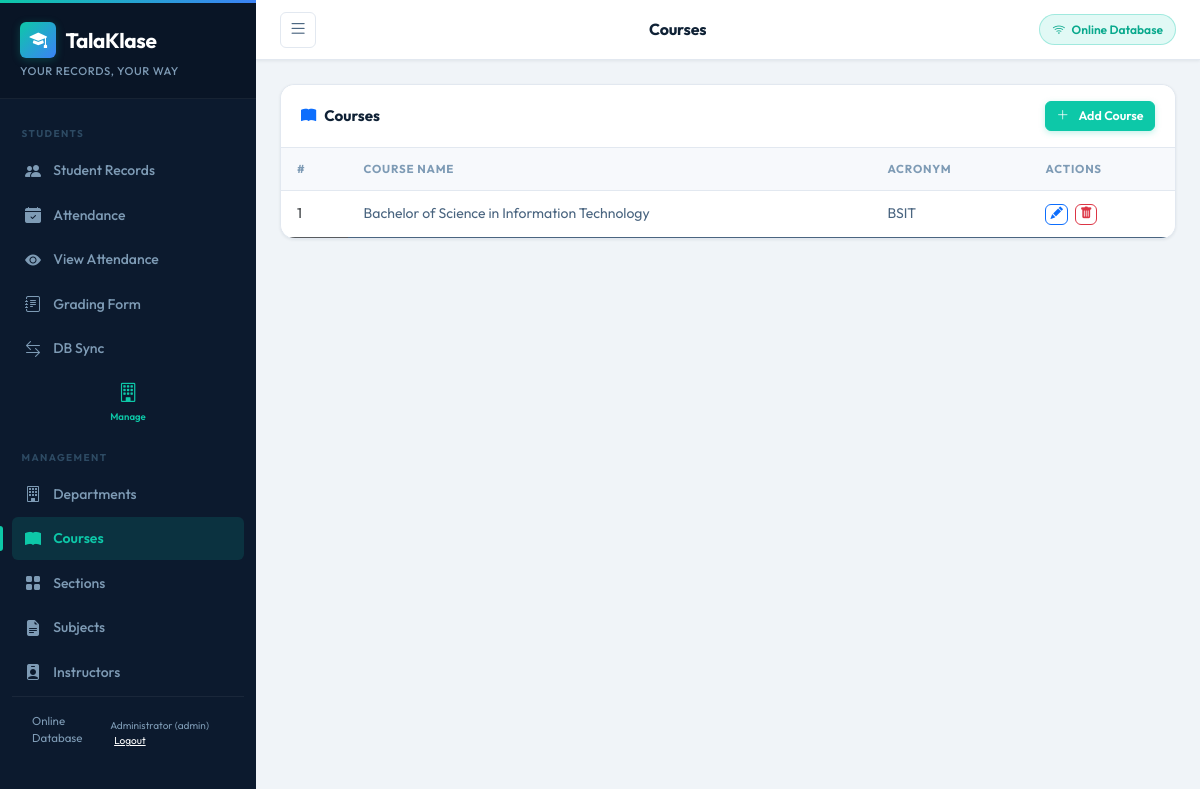
The app's page /Talaklase/talaklase_debug/index.php?page=courses (signed in) with its own data.
### tables this page shows
CREATE TABLE `course` (
  `course_id` int(11) NOT NULL,
  `course_name` varchar(100) NOT NULL,
  `course_acronym` varchar(10) NOT NULL,
  `dept_id` int(11) DEFAULT NULL
);

### Talaklase/talaklase_debug/pages/courses.php (called while the page is built)
<?php
$config = [
  'title'     => 'Courses',
  'icon'      => 'bi-book-fill',
  'table'     => 'course',
  'pk'        => 'course_id',
  'fields'    => [
    ['name'=>'course_name',    'label'=>'Course Name',    'type'=>'text', 'required'=>true],
    ['name'=>'course_acronym', 'label'=>'Acronym',        'type'=>'text', 'required'=>true],
    ['name'=>'dept_id',        'label'=>'Department',     'fk'=>['table'=>'department','id'=>'dept_id','label'=>'dept_name']],
  ],
  'list_cols' => ['course_name'=>'Course Name','course_acronym'=>'Acronym'],
  'order'     => 'course_name',
];
include __DIR__ . '/../includes/crud_page.php';

### Talaklase/talaklase_debug/includes/crud_page.php (the view, shortened to what this page needs)
<?php
$pdo = getConnection();
$rows = $pdo->query("SELECT * FROM {$config['table']} ORDER BY {$config['order']}")->fetchAll();
?>
<div class="card">
  <div class="card-header d-flex justify-content-between align-items-center">
    <h6 class="mb-0"><i class="bi <?= $config['icon'] ?> me-2 text-primary"></i><?= htmlspecialchars($config['title']) ?></h6>
    <button class="btn btn-primary btn-sm" data-bs-toggle="modal" data-bs-target="#addModal">
      <i class="bi bi-plus-lg me-1"></i> Add <?= rtrim($config['title'],'s') ?>
    </button>
  </div>
  <div class="table-responsive">
    <table class="table table-hover mb-0">
      <thead>
        <tr>
          <th>#</th>
          <?php foreach ($config['list_cols'] as $col => $label): ?><th><?= $label ?></th><?php endforeach; ?>
          <th>Actions</th>
        </tr>
      </thead>
      <tbody>
        <?php if (empty($rows)): ?>
          <tr><td colspan="<?= count($config['list_cols'])+2 ?>" class="text-center text-muted py-4"><i class="bi bi-inbox me-2"></i>No records found.</td></tr>
        <?php else: foreach ($rows as $i => $row): ?>
          <tr>
            <td class="text-muted"><?= $i+1 ?></td>
            <?php foreach ($config['list_cols'] as $col => $label): ?>
              <td><?= htmlspecialchars($row[$col] ?? '') ?></td>
            <?php endforeach; ?>
            <td>
              <button class="btn btn-sm btn-outline-primary py-0 px-1"
                onclick='openEdit(<?= htmlspecialchars(json_encode($row)) ?>)'>
                <i class="bi bi-pencil-fill"></i>
              </button>
              <button class="btn btn-sm btn-outline-danger py-0 px-1 ms-1"
                onclick="deleteRecord(<?= $row[$config['pk']] ?>, '<?= htmlspecialchars($row[array_key_first($config['list_cols'])]) ?>')">
                <i class="bi bi-trash-fill"></i>
              </button>
            </td>
          </tr>
        <?php endforeach; endif; ?>
      </tbody>
    </table>
  </div>
</div>

### Talaklase/talaklase_debug/assets/css/style.css (style rules this page uses)
:root { --sidebar-w: 256px; --topbar-h: 60px; --sb-bg: #0c1a2e; --sb-header-bg: #091526; --sb-text: #7e9bb5; --sb-text-hover: #cfe0f0; --sb-active-bg: rgba(13,200,168,0.14); --sb-active-text: #0dc8a8; --sb-section: #2d4a63; --sb-border: rgba(255,255,255,0.06); --accent: #0dc8a8; --accent-dark: #09a98d; --accent-light: rgba(13,200,168,0.12); --accent-glow: rgba(13,200,168,0.25); --bg: #f0f4f8; --surface: #ffffff; --surface-2: #f7f9fc; --border: #e2e8f0; --border-strong: #cbd5e1; --text-primary: #0f2135; --text-secondary: #4a6580; --text-muted: #7e9bb5; --success: #10b981; --warning: #f59e0b; --danger: #ef4444; --info: #3b82f6; --radius-sm: 6px; --radius: 10px; --radius-lg: 14px; --shadow-sm: 0 1px 3px rgba(15,33,53,0.08); --shadow: 0 2px 8px rgba(15,33,53,0.10); --shadow-lg: 0 8px 24px rgba(15,33,53,0.13); --trans: 0.22s cubic-bezier(0.4,0,0.2,1); }
*,*::before,*::after { box-sizing:border-box; }
body { font-family: 'Outfit', system-ui, sans-serif; background: var(--bg); color: var(--text-primary); margin: 0; -webkit-font-smoothing: antialiased; }
.card { border:1px solid var(--border);border-radius:var(--radius-lg);box-shadow:var(--shadow-sm);background:var(--surface); }
.card-header { background:var(--surface);border-bottom:1px solid var(--border); border-radius:var(--radius-lg) var(--radius-lg) 0 0 !important; padding:1rem 1.25rem; display:flex; align-items:center; justify-content:space-between; flex-wrap:wrap; gap:0.75rem; }
.card-header h5,.card-header h6 { font-weight:700;font-size:0.95rem;color:var(--text-primary);margin:0; }
.table-responsive { overflow-x:auto;-webkit-overflow-scrolling:touch;border-radius:0 0 var(--radius-lg) var(--radius-lg); }
.table { font-size:0.875rem;margin:0; }
.table thead th { background:var(--surface-2);font-weight:700;font-size:0.72rem; text-transform:uppercase;letter-spacing:0.8px;color:var(--text-muted); border-bottom:1px solid var(--border);border-top:none; padding:0.75rem 1rem;white-space:nowrap; }
.table tbody tr { transition:background var(--trans);border-bottom:1px solid var(--border); }
.table tbody tr:last-child { border-bottom:none; }
.table td { vertical-align:middle;padding:0.75rem 1rem;color:var(--text-secondary); }
.table td:first-child { color:var(--text-primary);font-weight:500; }
.btn { font-family:'Outfit',system-ui,sans-serif;font-weight:600;font-size:0.85rem; border-radius:var(--radius-sm);transition:all var(--trans); display:inline-flex;align-items:center;gap:0.35rem; }
.btn-primary { background:var(--accent);border-color:var(--accent);color:#fff;box-shadow:0 2px 6px var(--accent-glow); }
.btn-sm { font-size:0.78rem;padding:0.3rem 0.65rem; }

### records on screen
course: course_name "Bachelor of Science in Information Technology", course_acronym "BSIT"

### other values on screen
$_SESSION['db_source'] "Online Database"
current_user()['name'] "Administrator"
current_user()['role'] "admin"
$currentTitle "Courses"
$config['title'] "Courses"
rtrim($config['title'],'s') "Course"
$label "COURSE NAME"
$label "ACRONYM"
